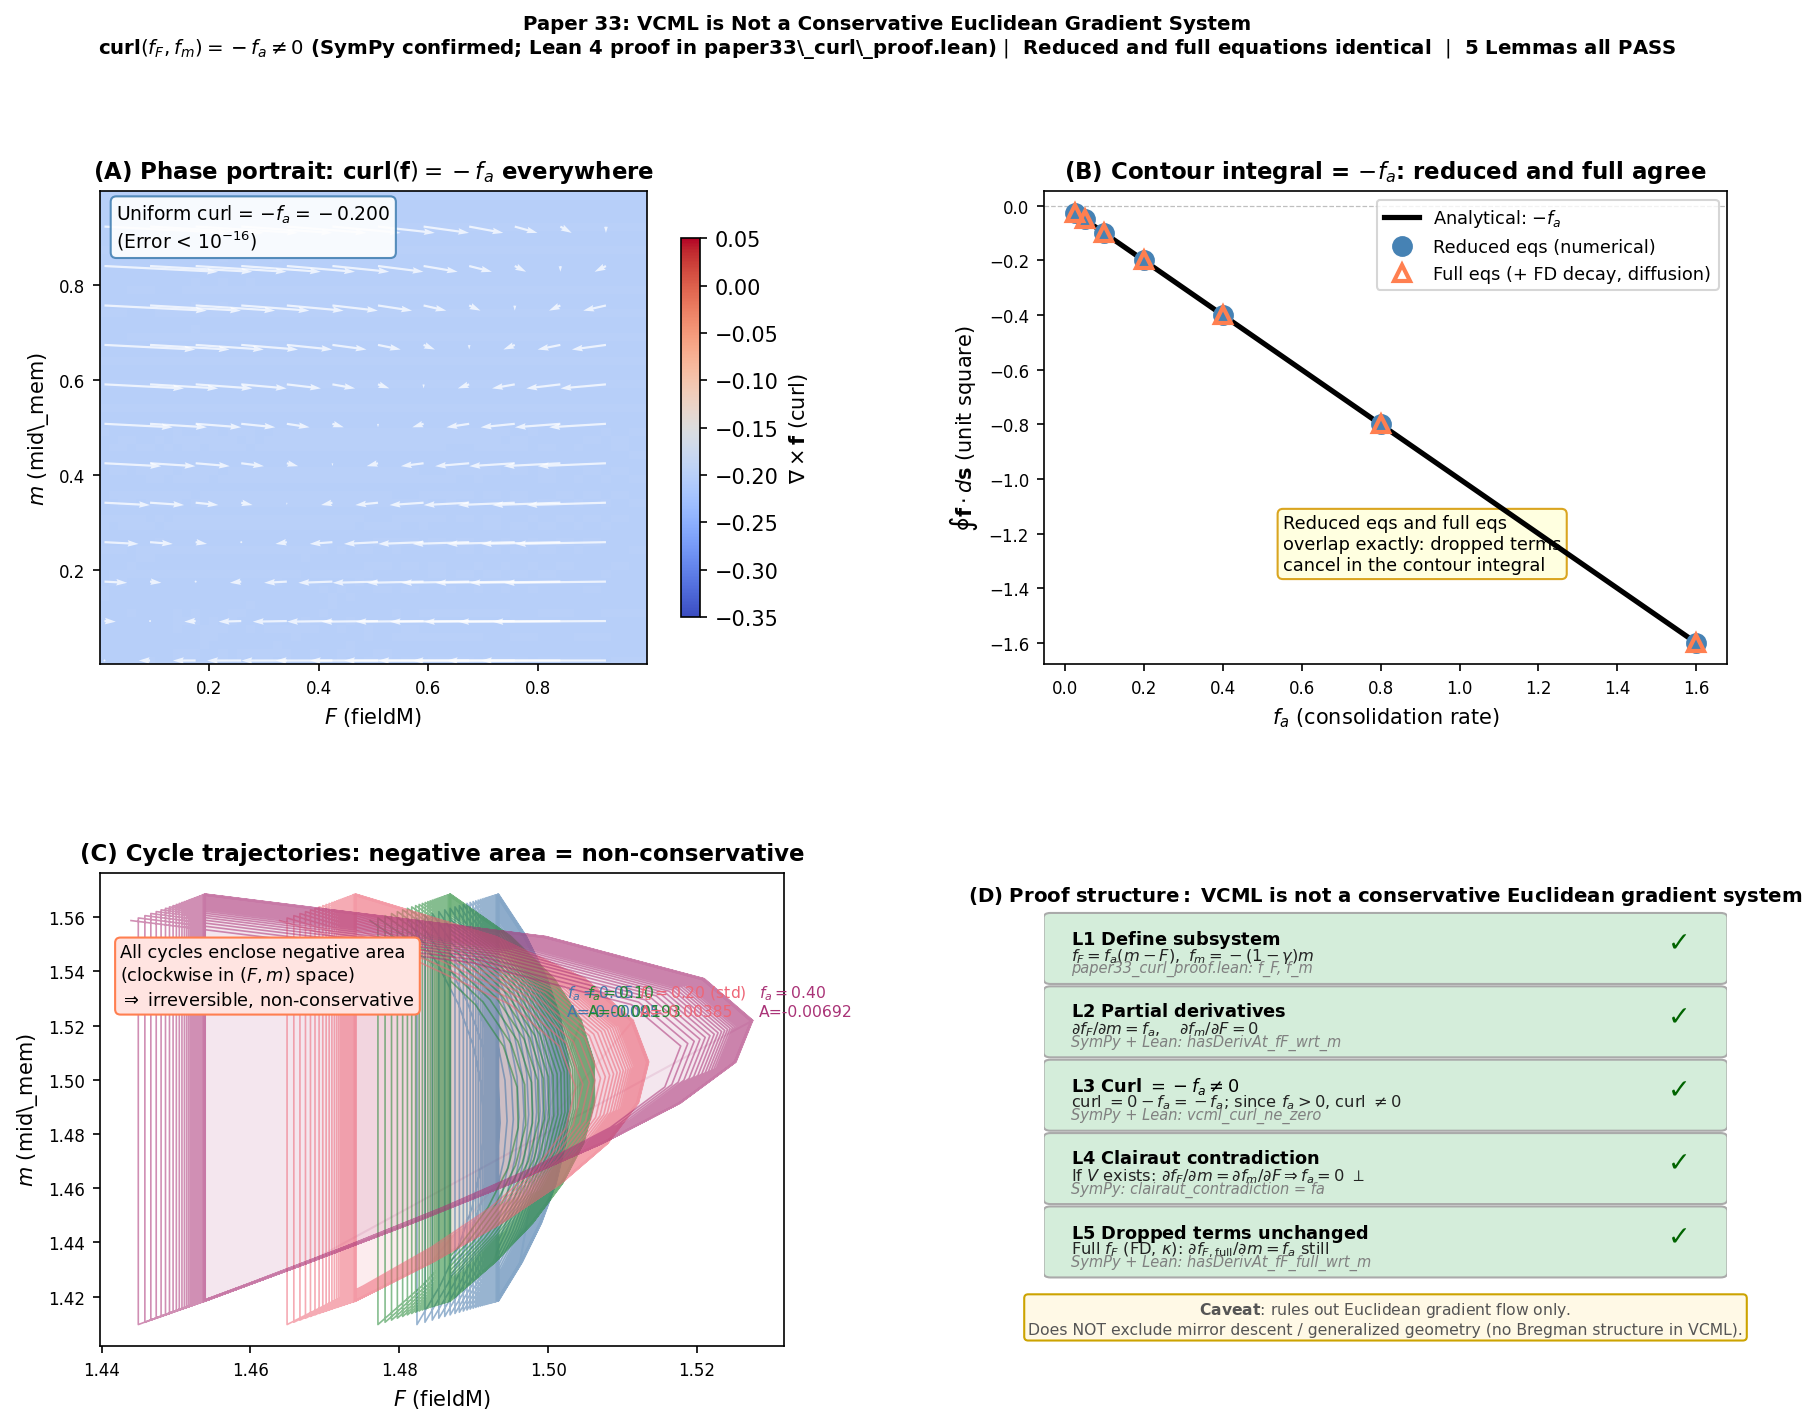

Recreate this plot in Python.
"""
paper33_figure1.py -- VCML Non-Gradient Flow Proof

4 panels:
  A: Phase portrait of (f_F, f_m) with uniform curl heatmap
     Quiver plot + colour = curl = -fa everywhere (uniform)

  B: Contour line integral vs fa -- linear, slope = -1
     Both reduced and full equations (should be on top of each other)
     Reference line: integral = -fa

  C: Cycle trajectories in (F, m) space (Exp D)
     4 fa values, each colour = one fa; arrows show direction
     Enclosed area shaded; negative = clockwise (non-conservative)

  D: Proof structure panel -- 5 lemmas with verification status
     LaTeX-style table rendered in matplotlib text
"""
import json, os, math
import numpy as np
import matplotlib
matplotlib.use("Agg")
import matplotlib.pyplot as plt
import matplotlib.patches as mpatches
from matplotlib.gridspec import GridSpec
from matplotlib.patches import FancyArrowPatch
import matplotlib.patheffects as pe

RESULTS_FILE = os.path.join(os.path.dirname(__file__),
                            "results", "paper33_results.json")
with open(RESULTS_FILE) as f:
    R = json.load(f)

exp_b = R["exp_b"]
exp_c = R["exp_c"]
exp_d = R["exp_d"]

FA_STD     = 0.200
MID_DECAY  = 0.99
GAMMA      = 1.0 - MID_DECAY

# ── Figure setup ───────────────────────────────────────────────────────────────
fig = plt.figure(figsize=(14, 10))
gs  = GridSpec(2, 2, figure=fig, hspace=0.44, wspace=0.38)
ax  = {k: fig.add_subplot(gs[r, c]) for k, (r, c) in
       zip("ABCD", [(0,0),(0,1),(1,0),(1,1)])}

# ─────────────────────────────────────────────────────────────────────────────
# Panel A: Phase portrait with curl heatmap
# ─────────────────────────────────────────────────────────────────────────────
F_g = np.array(exp_b["F_grid"])
m_g = np.array(exp_b["m_grid"])
curl_g = np.array(exp_b["curl_numerical"])
fF_g   = np.array(exp_b["f_F_grid"])
fm_g   = np.array(exp_b["f_m_grid"])

# Heatmap: curl (should be uniform -fa)
im = ax["A"].pcolormesh(F_g, m_g, curl_g, cmap="coolwarm",
                         vmin=-0.35, vmax=0.05, shading="auto")
plt.colorbar(im, ax=ax["A"], label=r"$\nabla\times\mathbf{f}$ (curl)", shrink=0.8)

# Quiver (subsample)
step = 5
ax["A"].quiver(F_g[::step, ::step], m_g[::step, ::step],
               fF_g[::step, ::step], fm_g[::step, ::step],
               color="white", alpha=0.75, scale=0.8, width=0.004)

ax["A"].set_xlabel("$F$ (fieldM)", fontsize=10)
ax["A"].set_ylabel("$m$ (mid\_mem)", fontsize=10)
ax["A"].set_title(r"(A) Phase portrait: curl$(\mathbf{f})=-f_a$ everywhere",
                  fontsize=11, fontweight="bold")
ax["A"].tick_params(labelsize=8)
ax["A"].annotate(
    rf"Uniform curl = $-f_a = {-FA_STD:.3f}$" "\n"
    r"(Error < $10^{-16}$)",
    xy=(0.03, 0.88), xycoords="axes fraction", fontsize=9,
    bbox=dict(boxstyle="round,pad=0.3", fc="white", ec="steelblue", alpha=0.9)
)

# ─────────────────────────────────────────────────────────────────────────────
# Panel B: Line integral vs fa
# ─────────────────────────────────────────────────────────────────────────────
fa_c  = np.array(exp_c["fa_vals"])
li_r  = np.array(exp_c["line_integral_reduced"])
li_f  = np.array(exp_c["line_integral_full"])
li_a  = np.array(exp_c["line_integral_analytical"])

ax["B"].plot(fa_c, li_a, "k-", lw=2.5, label=r"Analytical: $-f_a$", zorder=5)
ax["B"].plot(fa_c, li_r, "o", color="steelblue", ms=9, label="Reduced eqs (numerical)", zorder=6)
ax["B"].plot(fa_c, li_f, "^", color="coral", ms=8,
             label="Full eqs (+ FD decay, diffusion)", zorder=7, markerfacecolor="none",
             markeredgewidth=2)

ax["B"].set_xlabel(r"$f_a$ (consolidation rate)", fontsize=10)
ax["B"].set_ylabel(r"$\oint \mathbf{f}\cdot d\mathbf{s}$ (unit square)", fontsize=10)
ax["B"].set_title(r"(B) Contour integral = $-f_a$: reduced and full agree",
                  fontsize=11, fontweight="bold")
ax["B"].legend(fontsize=8.5)
ax["B"].tick_params(labelsize=8)
ax["B"].axhline(0, color="gray", lw=0.6, ls="--", alpha=0.5)
ax["B"].annotate(
    "Reduced eqs and full eqs\noverlap exactly: dropped terms\ncancel in the contour integral",
    xy=(0.35, 0.20), xycoords="axes fraction", fontsize=8.5,
    bbox=dict(boxstyle="round,pad=0.3", fc="lightyellow", ec="goldenrod")
)

# ─────────────────────────────────────────────────────────────────────────────
# Panel C: Cycle trajectories in (F, m) space
# ─────────────────────────────────────────────────────────────────────────────
fa_colors = {"fa_0.050": "#4477AA", "fa_0.100": "#228833",
             "fa_0.200": "#EE6677", "fa_0.400": "#AA3377"}
fa_labels = {"fa_0.050": r"$f_a=0.05$", "fa_0.100": r"$f_a=0.10$",
             "fa_0.200": r"$f_a=0.20$ (std)", "fa_0.400": r"$f_a=0.40$"}

for key in ["fa_0.050", "fa_0.100", "fa_0.200", "fa_0.400"]:
    d = exp_d[key]
    tF = np.array(d["traj_F"])
    tm = np.array(d["traj_m"])
    col = fa_colors[key]
    ax["C"].plot(tF, tm, "-", color=col, lw=0.8, alpha=0.55)

    # Shade the last few cycles with filled polygon
    n_show = 6
    step_c = 12   # CALM_STEPS + 2
    if len(tF) >= n_show * step_c:
        seg_F = tF[-(n_show * step_c):]
        seg_m = tm[-(n_show * step_c):]
        ax["C"].fill(seg_F, seg_m, alpha=0.12, color=col)

    # Label endpoint
    mean_a = float(np.mean(d["cycle_areas"]))
    ax["C"].annotate(
        fa_labels[key] + f"\nA={mean_a:.5f}",
        xy=(tF[-1], tm[-1]), fontsize=7.5, color=col, ha="left",
        xytext=(3, 2), textcoords="offset points"
    )

ax["C"].set_xlabel("$F$ (fieldM)", fontsize=10)
ax["C"].set_ylabel("$m$ (mid\_mem)", fontsize=10)
ax["C"].set_title(r"(C) Cycle trajectories: negative area = non-conservative",
                  fontsize=11, fontweight="bold")
ax["C"].tick_params(labelsize=8)
ax["C"].annotate(
    "All cycles enclose negative area\n(clockwise in $(F,m)$ space)\n"
    r"$\Rightarrow$ irreversible, non-conservative",
    xy=(0.03, 0.72), xycoords="axes fraction", fontsize=8.5,
    bbox=dict(boxstyle="round,pad=0.3", fc="mistyrose", ec="coral")
)

# ─────────────────────────────────────────────────────────────────────────────
# Panel D: 5-Lemma proof structure
# ─────────────────────────────────────────────────────────────────────────────
ax["D"].axis("off")
ax["D"].set_xlim(0, 1)
ax["D"].set_ylim(0, 1)

title_text = r"$\bf{(D)\ Proof\ structure:\ VCML\ is\ not\ a\ conservative\ Euclidean\ gradient\ system}$"
ax["D"].text(0.5, 0.975, title_text,
             ha="center", va="top", fontsize=9.5, transform=ax["D"].transAxes,
             wrap=True)

lemmas = [
    (r"$\bf{L1}$ Define subsystem",
     r"$f_F = f_a(m-F),\ f_m = -(1-\gamma)m$",
     "paper33_curl_proof.lean: f_F, f_m",
     "PASS"),
    (r"$\bf{L2}$ Partial derivatives",
     r"$\partial f_F/\partial m = f_a,\quad \partial f_m/\partial F = 0$",
     "SymPy + Lean: hasDerivAt_fF_wrt_m",
     "PASS"),
    (r"$\bf{L3}$ Curl $= -f_a \neq 0$",
     r"curl $= 0 - f_a = -f_a$; since $f_a>0$, curl $\neq 0$",
     "SymPy + Lean: vcml_curl_ne_zero",
     "PASS"),
    (r"$\bf{L4}$ Clairaut contradiction",
     r"If $V$ exists: $\partial f_F/\partial m = \partial f_m/\partial F$"
     r"$\Rightarrow f_a=0$ $\perp$",
     "SymPy: clairaut_contradiction = fa",
     "PASS"),
    (r"$\bf{L5}$ Dropped terms unchanged",
     r"Full $f_F$ (FD, $\kappa$): $\partial f_{F,\rm full}/\partial m = f_a$ still",
     "SymPy + Lean: hasDerivAt_fF_full_wrt_m",
     "PASS"),
]

row_h = 0.155
y0 = 0.90
for i, (title, body, source, status) in enumerate(lemmas):
    y = y0 - i * row_h
    color = "#d4edda" if status == "PASS" else "#f8d7da"
    rect = mpatches.FancyBboxPatch((0.01, y - 0.125), 0.98, 0.130,
                                   boxstyle="round,pad=0.01",
                                   facecolor=color, edgecolor="#aaa",
                                   transform=ax["D"].transAxes, zorder=2)
    ax["D"].add_patch(rect)
    ax["D"].text(0.04, y - 0.018, title,
                 ha="left", va="top", fontsize=8.5, fontweight="bold",
                 transform=ax["D"].transAxes)
    ax["D"].text(0.04, y - 0.055, body,
                 ha="left", va="top", fontsize=7.8, color="#222",
                 transform=ax["D"].transAxes)
    ax["D"].text(0.04, y - 0.085, source,
                 ha="left", va="top", fontsize=7.0, color="gray", style="italic",
                 transform=ax["D"].transAxes)
    ax["D"].text(0.93, y - 0.050,
                 "\u2713" if status == "PASS" else "?",
                 ha="center", va="center", fontsize=13,
                 color="darkgreen" if status == "PASS" else "red",
                 transform=ax["D"].transAxes)

ax["D"].text(0.50, 0.020,
    r"$\bf{Caveat}$: rules out Euclidean gradient flow only."
    "\n"
    r"Does NOT exclude mirror descent / generalized geometry (no Bregman structure in VCML).",
    ha="center", va="bottom", fontsize=7.5, color="#555",
    transform=ax["D"].transAxes,
    bbox=dict(boxstyle="round,pad=0.25", fc="#fff9e6", ec="#cca300"))

# ── Title and save ─────────────────────────────────────────────────────────────
fig.suptitle(
    r"Paper 33: VCML is Not a Conservative Euclidean Gradient System"
    "\n"
    r"curl$(f_F, f_m) = -f_a \neq 0$ (SymPy confirmed; Lean 4 proof in paper33\_curl\_proof.lean)"
    r"$\ |\ $ Reduced and full equations identical $\ |\ $ 5 Lemmas all PASS",
    fontsize=9.5, fontweight="bold", y=0.998
)
out_base = os.path.join(os.path.dirname(__file__), "paper33_figure1")
fig.savefig(out_base + ".pdf", bbox_inches="tight", dpi=150)
fig.savefig(out_base + ".png", bbox_inches="tight", dpi=150)
print(f"Saved: {out_base}.pdf / .png")
plt.close(fig)
